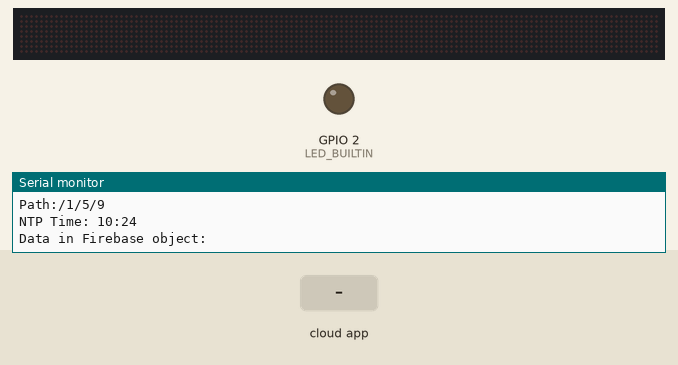
This sketch was run on a simulated ESP8266 (NodeMCU). Shown: 128×8 LED matrix, output pins drawn as LEDs (lit = HIGH, except the on-board LED, lit = LOW), the last lines printed to the serial monitor. The test bench sets the inputs (shaded band). WiFi joins after 1.5 s; servers stay silent unless stated; network time is answered at once with the bench clock; the local clock reads 2024-03-15 10:24:30 at power-on unless the sketch sets it; the Firebase database answers and starts empty.

Above: at 2.7 s.
2.8 s: the phone or cloud app sets 9 to 0
At 8.7 s:
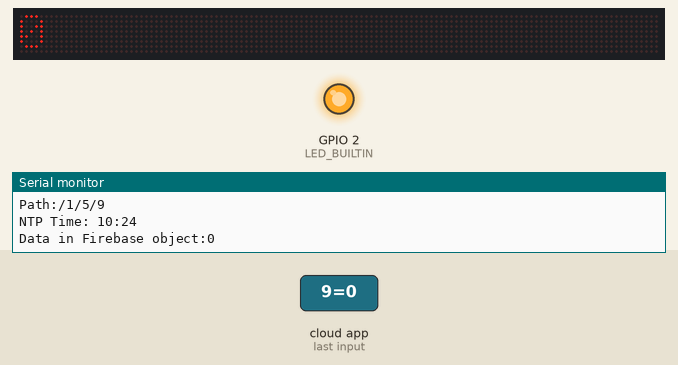
10.3 s: the phone or cloud app sets 9 to 1
At 15.9 s:
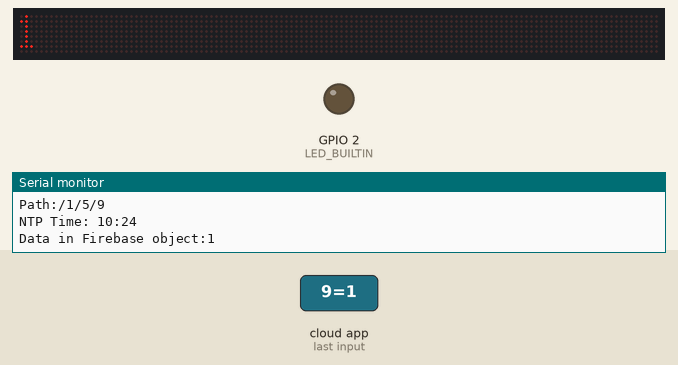
Timing chart, 0 to 22.9 s (numbered marks = the images above; inputs shaded):
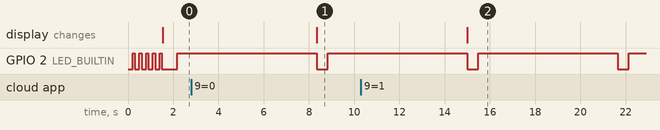

The sketch:

Display.ino
```cpp
#define CLASSROOM_NO '1'

#include <Arduino.h>
#if defined(ESP32) || defined(PICO_RP2040)
#include <WiFi.h>
#elif defined(ESP8266)
#include <ESP8266WiFi.h>
#endif

//Display Lib
#include <MD_Parola.h>
#include <MD_MAX72xx.h>
#include <SPI.h>

// Uncomment according to your hardware type
#define HARDWARE_TYPE MD_MAX72XX::FC16_HW
//#define HARDWARE_TYPE MD_MAX72XX::GENERIC_HW

// Defining size, and output pins
#define MAX_DEVICES 16
#define CS_PIN 15

MD_Parola Display = MD_Parola(HARDWARE_TYPE, CS_PIN, MAX_DEVICES);
//end display lib

#include <string.h>
#include <NTPClient.h>//Time
#include <WiFiUdp.h>

#include <Firebase_ESP_Client.h>
#include <addons/TokenHelper.h>
#include <addons/RTDBHelper.h>

#define WIFI_SSID "Suspicious_Stick"
#define WIFI_PASSWORD "123456789"
#define API_KEY "AIzaSyC7dCDkYeYcJSPkytYPKk6quUu0DcWN3dA"

#define DATABASE_URL "nodemcu-7302e-default-rtdb.firebaseio.com/"
#define USER_EMAIL "acbd@gmail.com"
#define USER_PASSWORD "123456789"

// Define Firebase Data object
FirebaseData fbdo;

FirebaseAuth auth;
FirebaseConfig config;

unsigned long sendDataPrevMillis = 0;

unsigned long count = 0;

//time setup
WiFiUDP ntpUDP;
NTPClient timeClient(ntpUDP);


void setup()
{
  pinMode(LED_BUILTIN, OUTPUT);
  Serial.begin(115200);
  WiFi.begin(WIFI_SSID, WIFI_PASSWORD);
  Serial.print("Connecting to Wi-Fi");
  digitalWrite(LED_BUILTIN, LOW);
  unsigned long ms = millis();
  while (WiFi.status() != WL_CONNECTED)
  {
    Serial.print(".");
    delay(200);
    digitalWrite(LED_BUILTIN, HIGH);
    delay(100);
    digitalWrite(LED_BUILTIN, LOW);

  }
  Serial.println();
  Serial.print("Connected with IP: ");
  Serial.println(WiFi.localIP());
  Serial.println();

  Serial.printf("Firebase Client v%s\n\n", FIREBASE_CLIENT_VERSION);

  config.api_key = API_KEY;

  auth.user.email = USER_EMAIL;
  auth.user.password = USER_PASSWORD;

  config.database_url = DATABASE_URL;

  config.token_status_callback = tokenStatusCallback;

  timeClient.begin();//time begin

  Display.begin();
  Display.setIntensity(0);


#if defined(ESP8266)
  fbdo.setBSSLBufferSize(2048 , 2048);
#endif

  fbdo.setResponseSize(2048);

  Firebase.begin(&config, &auth);

  Firebase.reconnectWiFi(true);

  Firebase.setDoubleDigits(5);

  config.timeout.serverResponse = 10 * 1000;

}

int lectureNumber(){

  int hours=timeClient.getHours()+5;
  int mins=timeClient.getMinutes();

  if( mins>=30){
    hours+=1;
    mins-=30;
  }else{
    mins+=30;
  }
  Serial.printf("IST Time: %d:%d\n",hours,mins);

  switch(hours){
    case 9:
      if(mins<55){
        return 1;
      }
      return 2;
      break;

    case 10:
      if(mins<50){
        return 2;
      }
      return 3;
      break;

    case 11:
      if(mins<10){
        return 3;
      }
      return 4;
      break;

    case 12:
      if(mins<5){
        return 4;
      }
      return 5;
      break;

    case 13:
      return 6;
      break;

    case 14:
      if(mins<55){
        return 7;
      }
      return 8;
      break;

    case 15:
      if(mins<50){
        return 8;
      }
      return 9;
      break;

    case 16:
      if(mins<45){
        return 9;
      }
      return 10;
      break;

    case 17:
      if(mins<40){
        return 10;
      }
      return 11;
      break;


    default:
      return 11;
  }
  return 11;
}

void loop()
{


  if (Firebase.ready() && (millis() - sendDataPrevMillis > 6000 || sendDataPrevMillis == 0))
  {
    timeClient.update();

    Serial.println("====================");

	int intDay = timeClient.getDay()+48;

    Serial.print("Day:");
    Serial.println(intDay-48);
    int lecNo = lectureNumber();

    char lecture[8]={'/',CLASSROOM_NO,'/',intDay,'/',1+48,'\0','\0'};

    if(lecNo>9){
      lecture[6]=(lecNo-10)+48;
    }else{
      lecture[5]=lecNo+48;
    }

    Serial.print("Path:");
    Serial.printf("%s",lecture);
    Serial.println();
    Serial.printf("NTP Time: %d:%d",timeClient.getHours(),timeClient.getMinutes());
    Serial.println();


    if(Firebase.RTDB.getString(&fbdo, lecture)){
      Serial.printf("Data in Firebase object:%s",fbdo.to<const char *>());
      String lecData=fbdo.to<String>();

      char lecArr[lecData.length() + 1];

      strcpy(lecArr, lecData.c_str());
      Serial.println();

      Display.displayClear();
      Display.print(lecArr);

      digitalWrite(LED_BUILTIN, LOW);
      delay(500);
      digitalWrite(LED_BUILTIN, HIGH);

    }else{
      Serial.printf("%s\n",fbdo.errorReason().c_str());
      ESP.restart();
    }

    sendDataPrevMillis = millis();

  }
}
```

Measured:
- after the input at 2.8 s, the display: changes after 5.5 s (image 1)
- after the input at 10.3 s, the display: changes after 4.7 s (image 2)
- by itself, GPIO 2 (LED_BUILTIN): alternates HIGH for 6.2 s and LOW for 0.50 s
